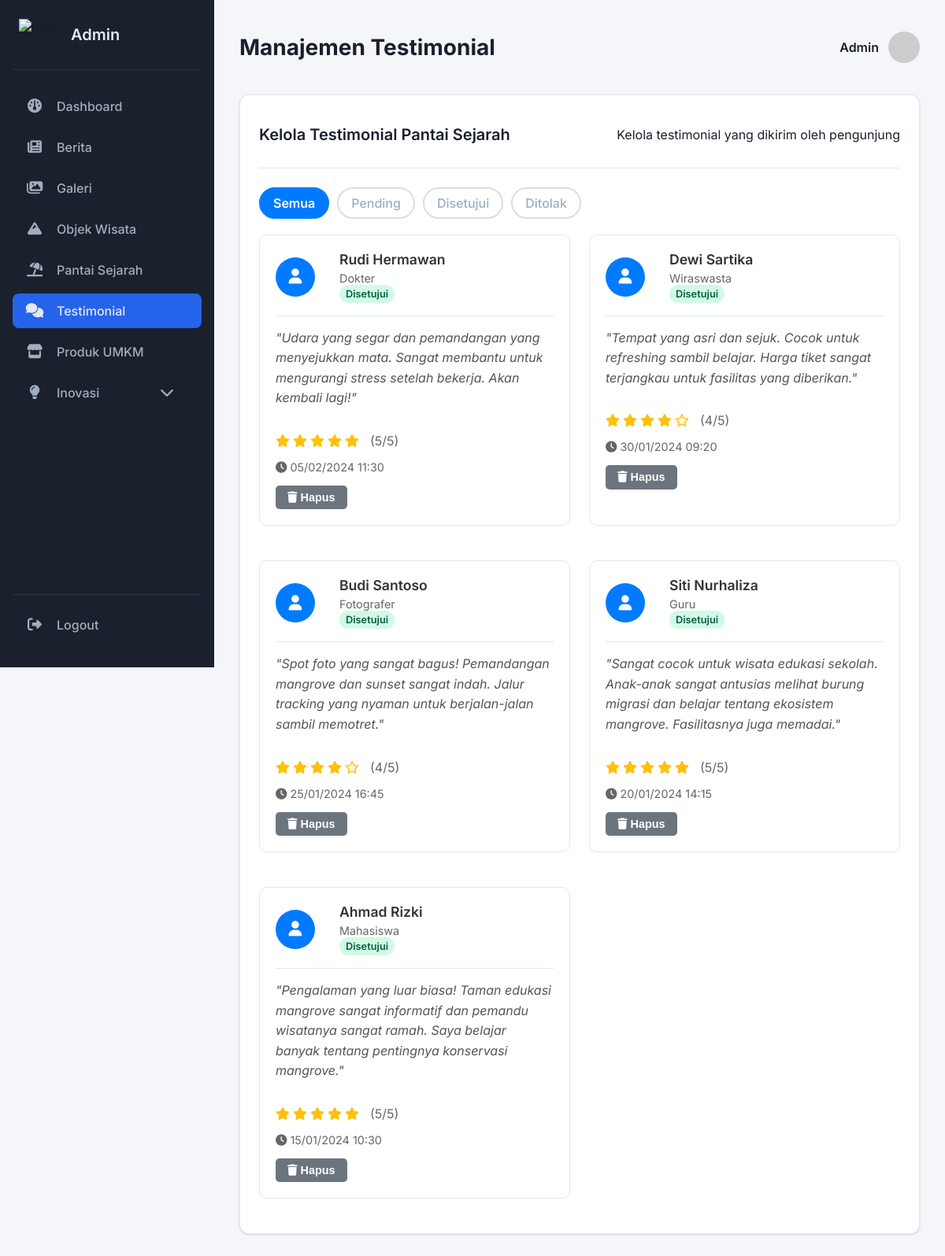
The page /admin_dashboard.php?page=testimonial-pantai on the database its author committed.
### tables this page shows
CREATE TABLE `testimonial_pantai_sejarah` (
  `id` int(11) NOT NULL,
  `nama` varchar(100) NOT NULL,
  `profesi` varchar(100) NOT NULL,
  `testimoni` text NOT NULL,
  `rating` int(1) NOT NULL,
  `avatar` varchar(255) DEFAULT NULL,
  `status` enum('pending','active','rejected') DEFAULT 'pending',
  `created_at` datetime DEFAULT current_timestamp()
);

### admin_dashboard.php (the view, shortened to what this page needs)
<?php
include 'koneksi.php';
$page = $_GET['page'] ?? 'home';
?>
<!DOCTYPE html>
<html lang="id">
<head>
    <link rel="stylesheet" href="https://cdnjs.cloudflare.com/ajax/libs/font-awesome/6.4.2/css/all.min.css">
</head>
<body>
    <div class="admin-layout">
        <div class="sidebar" id="sidebar">
            <div class="sidebar-header">
                <img src="asset/logo-white.png" alt="Logo">
                <h3>Admin</h3>
            </div>
            <nav>
                <a href="admin_dashboard.php?page=home" class="<?= $page=='home'?'active':'' ?>"><i class="fa-solid fa-gauge"></i> Dashboard</a>
                <a href="admin_dashboard.php?page=berita" class="<?= $page=='berita'?'active':'' ?>"><i class="fa-solid fa-newspaper"></i> Berita</a>
                <a href="admin_dashboard.php?page=galeri" class="<?= $page=='galeri'?'active':'' ?>"><i class="fa-solid fa-images"></i> Galeri</a>
                <a href="admin_dashboard.php?page=objek-wisata" class="<?= $page=='objek-wisata'?'active':'' ?>"><i class="fa-solid fa-mountain"></i> Objek Wisata</a>
                <a href="admin_dashboard.php?page=pantai-sejarah" class="<?= $page=='pantai-sejarah'?'active':'' ?>"><i class="fa-solid fa-umbrella-beach"></i> Pantai Sejarah</a>
                <a href="admin_dashboard.php?page=testimonial-pantai" class="<?= $page=='testimonial-pantai'?'active':'' ?>"><i class="fa-solid fa-comments"></i> Testimonial</a>
                <a href="admin_dashboard.php?page=produk-umkm" class="<?= $page=='produk-umkm'?'active':'' ?>"><i class="fa-solid fa-store"></i> Produk UMKM</a>
                <div class="sidebar-dropdown">
                    <a href="#" class="dropdown-toggle <?= (in_array($page, ['inovasi-pendidikan', 'inovasi-pertanian', 'inovasi-teknologi'])) ? 'active' : '' ?>"><i class="fa-solid fa-lightbulb"></i> Inovasi <i class="fa-solid fa-chevron-down dropdown-icon"></i></a>
                </div>
            </nav>
            <div class="sidebar-footer">
                 <a href="#" id="logoutBtn"><i class="fa-solid fa-right-from-bracket"></i> Logout</a>
            </div>
        </div>
        <div class="main-content">
            <div class="topbar">
                <h1 class="topbar-title">
                    <?php
                        if ($page == 'home') echo 'Dashboard';
                        else if ($page == 'berita') echo 'Manajemen Berita';
                        else if ($page == 'inovasi') echo 'Manajemen Inovasi';
                        else if ($page == 'sejarah') echo 'Manajemen Sejarah';
                        else if ($page == 'galeri') echo 'Manajemen Galeri';
                        else if ($page == 'preview-galeri') echo 'Manajemen Preview';
                        else if ($page == 'kontak') echo 'Pesan Masuk';
                        else if ($page == 'produk-umkm') echo 'Manajemen Produk UMKM';
                        else if ($page == 'objek-wisata') echo 'Manajemen Objek Wisata';
                        else if ($page == 'pantai-sejarah') echo 'Manajemen Pantai Sejarah';
                        else if ($page == 'testimonial-pantai') echo 'Manajemen Testimonial';
                    ?>
                </h1>
                <div class="admin-profile">
                    <span class="admin-name"><?= isset($_SESSION['admin_username']) ? htmlspecialchars($_SESSION['admin_username']) : 'Admin'; ?></span>
                    <img src="https://ui-avatars.com/api/?name=<?= urlencode(isset($_SESSION['admin_username']) ? $_SESSION['admin_username'] : 'Admin') ?>&background=dbeafe&color=2563eb&font-size=0.5" alt="Avatar" style="width:40px; height:40px; border-radius:50%;">
                </div>
            </div>
            <?php if ($page=='testimonial-pantai'): ?>
            <div class="card" id="testimonial-pantai">
                <div class="card-header">
                    <h2>Kelola Testimonial Pantai Sejarah</h2>
                    <p>Kelola testimonial yang dikirim oleh pengunjung</p>
                </div>
                <div class="filter-tabs" style="display: flex; gap: 10px; margin-bottom: 20px; flex-wrap: wrap;">
                    <div class="filter-tab active" data-filter="all" style="padding: 8px 16px; border: 2px solid #ddd; border-radius: 20px; cursor: pointer; background: #007bff; color: white; border-color: #007bff;">Semua</div>
                    <div class="filter-tab" data-filter="pending" style="padding: 8px 16px; border: 2px solid #ddd; border-radius: 20px; cursor: pointer; background: white;">Pending</div>
                    <div class="filter-tab" data-filter="active" style="padding: 8px 16px; border: 2px solid #ddd; border-radius: 20px; cursor: pointer; background: white;">Disetujui</div>
                    <div class="filter-tab" data-filter="rejected" style="padding: 8px 16px; border: 2px solid #ddd; border-radius: 20px; cursor: pointer; background: white;">Ditolak</div>
                </div>
                <div class="testimonial-list">
                    <?php
                    $testimonials = $conn->query("SELECT * FROM testimonial_pantai_sejarah ORDER BY created_at DESC");
                    if ($testimonials->num_rows > 0):
                    ?>
                        <?php while ($testimonial = $testimonials->fetch_assoc()): ?>
                            <div class="testimonial-card <?= $testimonial['status'] ?>" data-status="<?= $testimonial['status'] ?>" style="background: white; border-radius: 10px; padding: 20px; margin-bottom: 20px;">
                                <div class="testimonial-header" style="display: flex; align-items: center; margin-bottom: 15px;">
                                    <?php if ($testimonial['avatar']): ?>
                                    <?php else: ?>
                                        <div class="testimonial-avatar" style="width: 50px; height: 50px; background: #007bff; border-radius: 50%; display: flex; align-items: center; justify-content: center; color: white; font-size: 1.2rem; margin-right: 15px;">
                                            <i class="fas fa-user"></i>
                                        </div>
                                    <?php endif; ?>
                                    <div class="testimonial-info">
                                        <h4 style="margin: 0; color: #333;"><?= htmlspecialchars($testimonial['nama']) ?></h4>
                                        <p style="margin: 5px 0 0 0; color: #666; font-size: 0.9rem;"><?= htmlspecialchars($testimonial['profesi']) ?></p>
                                        <span class="status-badge status-<?= $testimonial['status'] ?>" style="padding: 4px 8px; border-radius: 12px; font-size: 0.8rem; font-weight: 600;">
                                            <?php
                                            switch($testimonial['status']) {
                                                case 'active': echo 'Disetujui'; break;
                                            }
                                            ?>
                                        </span>
                                    </div>
                                </div>
                                <div class="testimonial-content" style="margin-bottom: 15px; line-height: 1.6; color: #555;">
                                    "<?= htmlspecialchars($testimonial['testimoni']) ?>"
                                </div>
                                <div class="testimonial-rating" style="margin-bottom: 15px;">
                                    <?php for ($i = 1; $i <= 5; $i++): ?>
                                        <i class="fa<?= $i <= $testimonial['rating'] ? 's' : 'r' ?> fa-star" style="color: #ffc107;"></i>
                                    <?php endfor; ?>
                                    <span style="margin-left: 10px; color: #666;">(<?= $testimonial['rating'] ?>/5)</span>
                                </div>
                                <div style="color: #666; font-size: 0.9rem; margin-bottom: 15px;">
                                    <i class="fas fa-clock"></i> <?= date('d/m/Y H:i', strtotime($testimonial['created_at'])) ?>
                                </div>
                                <div class="testimonial-actions" style="display: flex; gap: 10px; flex-wrap: wrap;">
                                    <form method="POST" style="display: inline;">
                                        <button type="submit" class="btn-delete" style="background: #6c757d; color: white; border: none; padding: 8px 15px; border-radius: 5px; cursor: pointer; font-size: 0.9rem;" onclick="return confirm('Hapus testimonial ini? Tindakan ini tidak dapat dibatalkan.')">
                                            <i class="fas fa-trash"></i> Hapus
                                        </button>
                                    </form>
                                </div>
                            </div>
                        <?php endwhile; ?>
                    <?php endif; ?>
                </div>
            </div>
            <?php endif; ?>
        </div>
    </div>
</body>
</html>

### admin_dashboard.php (style rules this page uses)
:root { --background: #f5f6fa; --primary: #1a202c; --secondary: #2d3748; --text-primary: #e2e8f0; --text-secondary: #a0aec0; --accent: #2563eb; --accent-light: #dbeafe; --card-bg: #ffffff; --border-color: #e2e8f0; --shadow: 0 1px 3px 0 rgba(0, 0, 0, 0.1), 0 1px 2px 0 rgba(0, 0, 0, 0.06); }
body { margin: 0; background: var(--background); font-family: 'Inter', sans-serif; color: var(--primary); }
.admin-layout { display: flex; min-height: 100vh; }
.sidebar { width: 240px; background: var(--primary); padding: 24px 16px; display: flex; flex-direction: column; height: 100vh; position: sticky; top: 0; transition: transform 0.3s ease; z-index: 1001; }
.sidebar-header { display: flex; align-items: center; gap: 12px; padding: 0 8px 24px 8px; border-bottom: 1px solid var(--secondary); }
.sidebar-header img { height: 40px; }
.sidebar-header h3 { color: var(--text-primary); font-size: 1.25rem; font-weight: 600; margin: 0; }
.sidebar nav { flex-grow: 1; margin-top: 24px; }
.sidebar a { display: flex; align-items: center; color: var(--text-secondary); text-decoration: none; padding: 12px 16px; margin-bottom: 8px; border-radius: 8px; font-weight: 500; font-size: 1rem; transition: background 0.2s, color 0.2s; }
.sidebar a .fa-solid { margin-right: 16px; font-size: 1.125rem; width: 24px; text-align: center; }
.sidebar a.active, .sidebar a:hover { background: var(--accent); color: var(--text-primary); }
.sidebar-dropdown { position: relative; }
.dropdown-toggle .dropdown-icon { margin-left: auto; transition: transform 0.2s; }
.sidebar-footer { padding-top: 16px; border-top: 1px solid var(--secondary); }
.main-content { flex: 1; padding: 24px 32px; overflow-y: auto; }
.topbar { display: flex; align-items: center; justify-content: space-between; margin-bottom: 24px; }
.topbar-title { font-size: 1.75rem; font-weight: 700; }
.admin-profile { display: flex; align-items: center; gap: 12px; }
.admin-profile .admin-name { font-weight: 600; }
.card { background: var(--card-bg); border-radius: 12px; box-shadow: var(--shadow); padding: 24px; margin-bottom: 24px; border: 1px solid var(--border-color); }
.card-header { display: flex; justify-content: space-between; align-items: center; margin-bottom: 24px; padding-bottom: 16px; border-bottom: 1px solid var(--border-color); }
.card-header h2 { margin: 0; font-size: 1.25rem; font-weight: 600; }
button[type="submit"] { background: var(--accent); color: white; border: none; padding: 12px 20px; border-radius: 8px; font-size: 1rem; font-weight: 600; cursor: pointer; transition: background 0.2s; }
.status-badge { padding: 4px 10px; border-radius: 12px; font-size: 0.875rem; font-weight: 500; display: inline-block; }
.status-active { background-color: #d1fae5; color: #065f46; }
.filter-tabs { display: flex; gap: 12px; margin-bottom: 24px; }
.filter-tab { padding: 8px 16px; border: 1px solid var(--border-color); border-radius: 20px; cursor: pointer; background: var(--card-bg); color: var(--text-secondary); font-weight: 500; transition: all 0.2s ease-in-out; }
.filter-tab.active { background: var(--accent-light); color: var(--accent); border-color: var(--accent); font-weight: 600; }
.testimonial-list { display: grid; grid-template-columns: repeat(auto-fill, minmax(320px, 1fr)); gap: 24px; }
.testimonial-card { background: var(--card-bg); border-radius: 8px; border: 1px solid var(--border-color); padding: 20px; display: flex; flex-direction: column; }
.testimonial-header { display: flex; align-items: center; gap: 16px; padding-bottom: 16px; border-bottom: 1px solid var(--border-color); }
.testimonial-avatar { width: 48px; height: 48px; border-radius: 50%; background: var(--accent-light); display: flex; align-items: center; justify-content: center; color: var(--accent); font-size: 1.5rem; font-weight: 600; }
.testimonial-info h4 { margin: 0; font-weight: 600; font-size: 1.1rem; color: var(--primary); }
.testimonial-info p { margin: 4px 0 0 0; font-size: 0.9rem; color: var(--text-secondary); }
.testimonial-content { font-style: italic; color: #374151; line-height: 1.6; }
.testimonial-rating { display: flex; align-items: center; gap: 4px; color: #f59e0b; margin-top: 16px; }
.testimonial-actions { display: flex; gap: 8px; }
.btn-approve, .btn-reject, .btn-delete { background: none; border: none; cursor: pointer; padding: 8px; border-radius: 8px; transition: background 0.2s; font-size: 1.1rem; line-height: 1; }
.btn-delete { color: #6b7280; }

### rows shown on the page
testimonial_pantai_sejarah: nama "Rudi Hermawan", profesi "Dokter", status "Disetujui", testimoni "Udara yang segar dan pemandangan yang menyejukkan mata. Sangat membantu untuk mengurangi stress setelah bekerja. Akan kembali lagi!", rating "5", created_at "05/02/2024 11:30"
testimonial_pantai_sejarah: nama "Dewi Sartika", profesi "Wiraswasta", status "Disetujui", testimoni "Tempat yang asri dan sejuk. Cocok untuk refreshing sambil belajar. Harga tiket sangat terjangkau untuk fasilitas yang diberikan.", rating "4", created_at "30/01/2024 09:20"
testimonial_pantai_sejarah: nama "Budi Santoso", profesi "Fotografer", status "Disetujui", testimoni "Spot foto yang sangat bagus! Pemandangan mangrove dan sunset sangat indah. Jalur tracking yang nyaman untuk berjalan-jalan sambil memotret.", rating "4", created_at "25/01/2024 16:45"
testimonial_pantai_sejarah: nama "Siti Nurhaliza", profesi "Guru", status "Disetujui", testimoni "Sangat cocok untuk wisata edukasi sekolah. Anak-anak sangat antusias melihat burung migrasi dan belajar tentang ekosistem mangrove. Fasilitasnya juga memadai.", rating "5", created_at "20/01/2024 14:15"
testimonial_pantai_sejarah: nama "Ahmad Rizki", profesi "Mahasiswa", status "Disetujui", testimoni "Pengalaman yang luar biasa! Taman edukasi mangrove sangat informatif dan pemandu wisatanya sangat ramah. Saya belajar banyak tentang pentingnya konservasi mangrove.", rating "5", created_at "15/01/2024 10:30"
